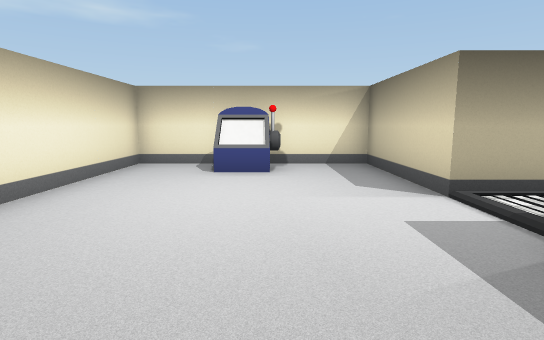
view 1 (above)

13 first-person views from a walk through a 3-D level made in the Unity game engine. The camera is 0.51 m above the floor, tilts 8° down and sees 80° across. The floor is counted in squares, 0.5 m on a side. Each view is taken from the middle of a square. On the plan, view 1 faces up. The plan holds only what a view shows up to about 12 squares ahead; the rest is blank. The player is left out. Some surface patterns are stand-ins.

view 2
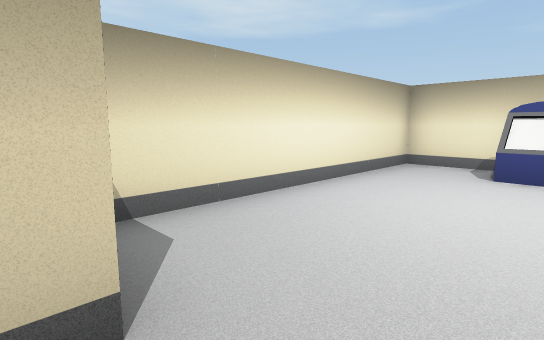

view 3
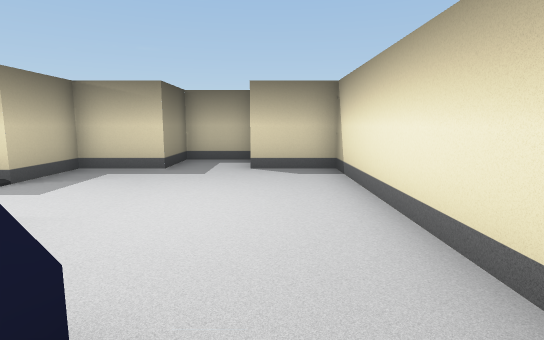

view 4
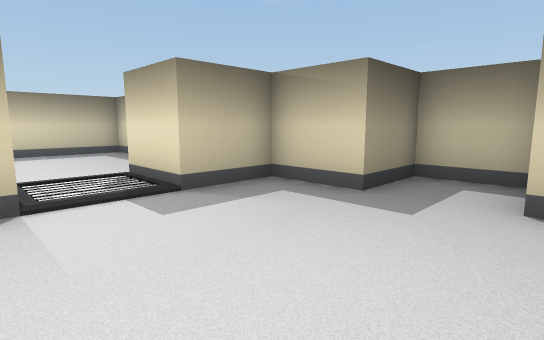

view 5
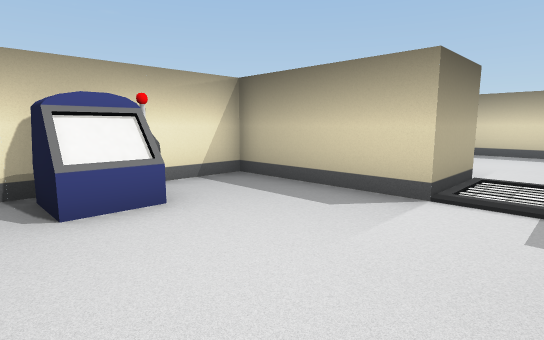

view 6
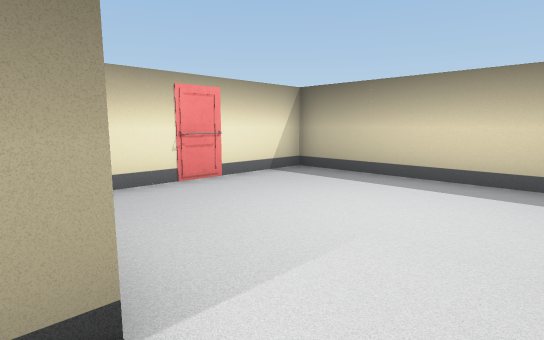

view 7
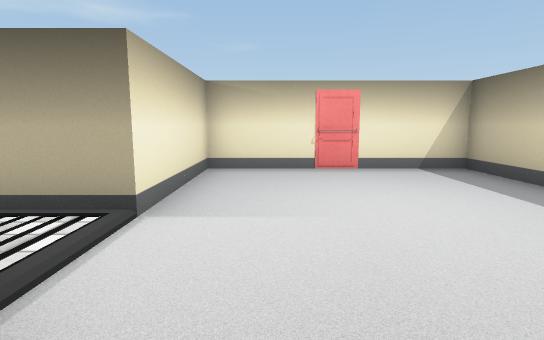

view 8
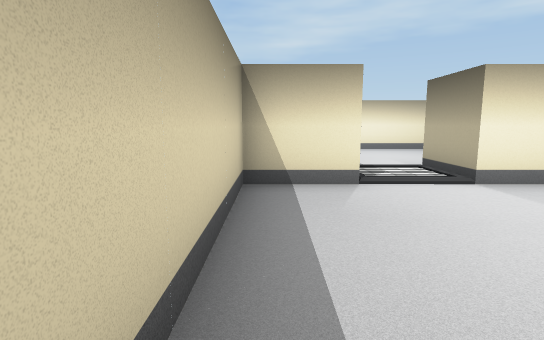

view 9
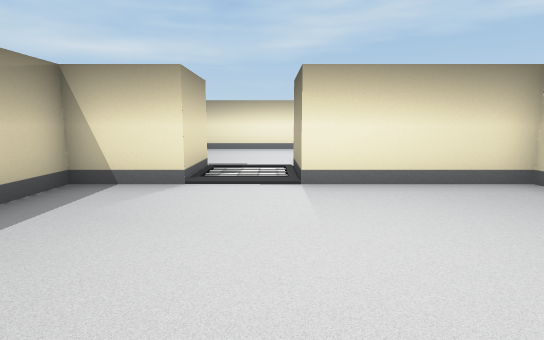

view 10
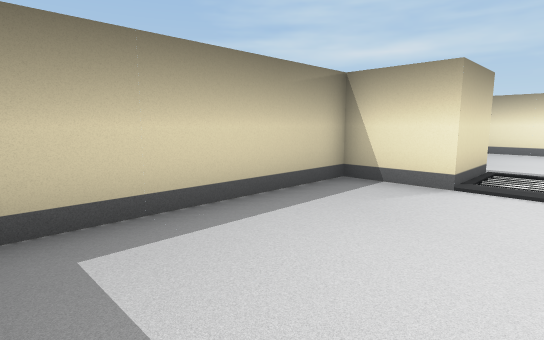

view 11
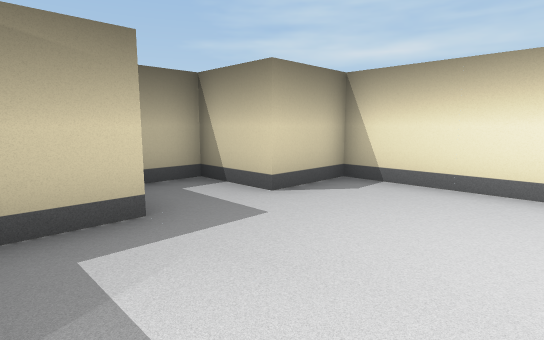

view 12
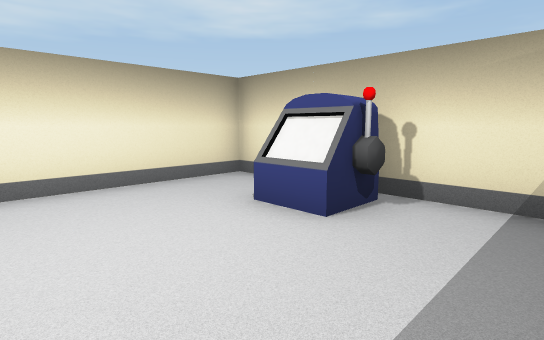

view 13
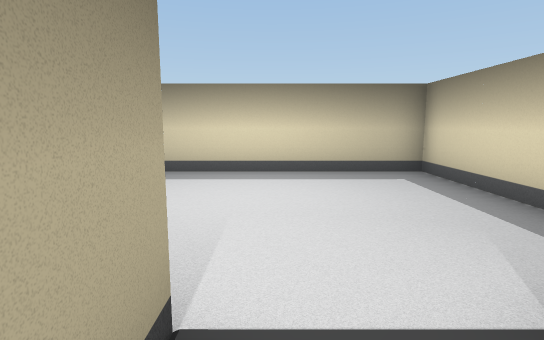

### Floor plan
Ten units are one square. View 1 is at (0, 0); x grows to the right and y downward. Boxes are objects, and circles mark ways between rooms. Rooms are numbered by the first view taken in them; rooms with no view inside come last. Other rooms are left out.
<svg viewBox="-40 -100 150 120">
<path fill="none" stroke="#000" d="M45 -45 25 -45 25 -85 -35 -85 -35 -5 -15 -5 -15 15 5 15 5 -5 25 -5 25 -25 45 -25M45 -25 45 -5 105 -5 105 -85 85 -85M65 -85 45 -85 45 -45"/>
<rect x="-15" y="-85" width="20" height="20" fill="#bbb"><title>machine</title></rect>
<rect x="65" y="-85" width="20" height="10" fill="#bbb"><title>other object</title></rect>
<rect x="65" y="-95" width="10" height="10" fill="#bbb"><title>other object</title></rect>
<circle cx="35" cy="-35" r="3" fill="#2a7"/>
<text x="0" y="-40">1</text>
<text x="70" y="-50">2</text>
</svg>
Room 1 opens to room 2.

Where each view was taken, in squares from view 1:
view 1: 0 up, 0 right, facing up
view 2: 0 up, 0 right, facing up-left
view 3: 8 up, 2 left, facing down
view 4: 5 up, 2 left, facing down-right
view 5: 3 up, 2 left, facing up-right
view 6: 3 up, 4 right, facing up-right
view 7: 1 up, 6 right, facing up
view 8: 1 up, 10 right, facing left
view 9: 4 up, 10 right, facing left
view 10: 4 up, 10 right, facing down-left
view 11: 4 up, 2 right, facing down-left
view 12: 4 up, 2 right, facing up-left
view 13: 4 up, 3 right, facing right
